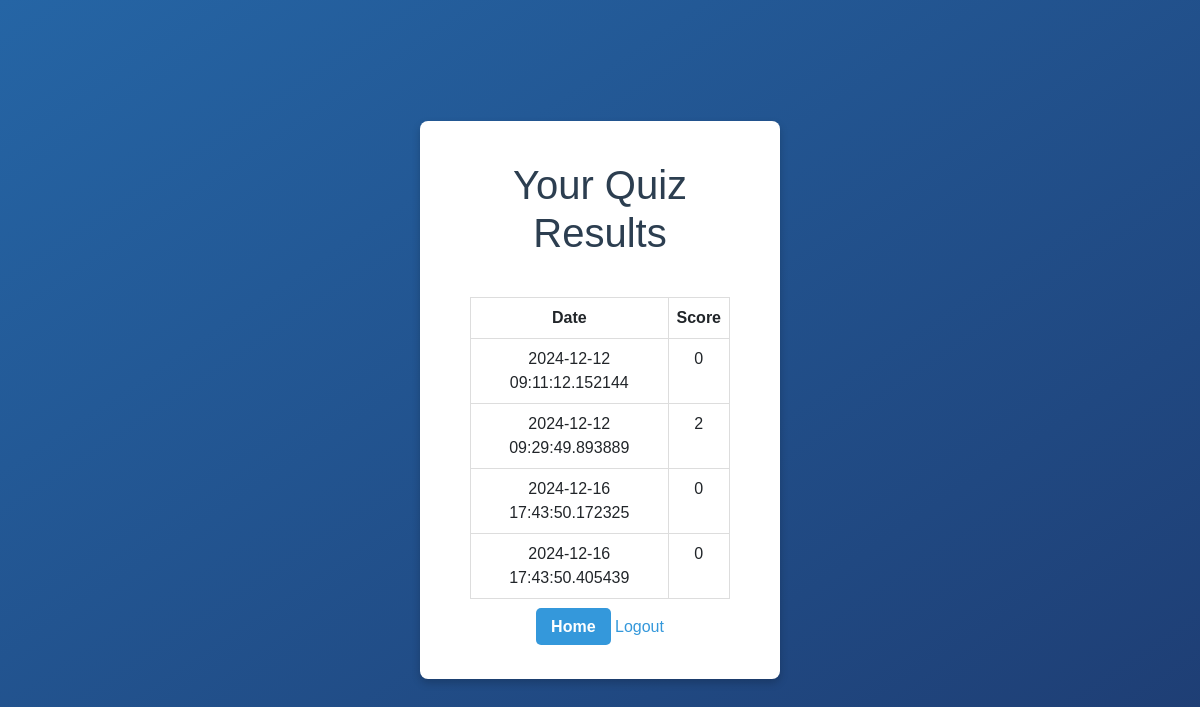
The page /results (signed in) on the database its author committed.
### app.py (models this page shows)
class QuizResult(db.Model):
    id = db.Column(db.Integer, primary_key=True)
    user_id = db.Column(db.Integer, db.ForeignKey('user.id'), nullable=False)
    score = db.Column(db.Integer, nullable=False)
    date_taken = db.Column(db.DateTime, default=datetime.datetime.utcnow)

### app.py (the view)
@app.route('/results')
def results():
    timeout = request.args.get('timeout', False)
    user_id = session.get('user_id')
    if not user_id:
        return redirect(url_for('login'))
    results = QuizResult.query.filter_by(user_id=user_id).all()
    return render_template('results.html', results=results, timeout=timeout)

### templates/results.html (shortened to what this page needs)
<!DOCTYPE html>
<html lang="en">
<head>
    <link rel="stylesheet" href="https://cdn.jsdelivr.net/npm/bootstrap@5.3.0/dist/css/bootstrap.min.css">
    <link rel="stylesheet" type="text/css" href="{{ url_for('static', filename='css/styles.css') }}">
</head>
<body class="auth-page">
    <div class="auth-container">
        <h1>Your Quiz Results</h1>
        {% if results %}
        <div class="table-container">
            <table class="table">
                <thead>
                    <tr>
                        <th>Date</th>
                        <th>Score</th>
                    </tr>
                </thead>
                <tbody>
                    {% for result in results %}
                    <tr>
                        <td>{{ result.date_taken }}</td>
                        <td>{{ result.score }}</td>
                    </tr>
                    {% endfor %}
                </tbody>
            </table>
        </div>
        {% else %}
            <p>No results available yet.</p>
        {% endif %}
        <div class="results-actions">
            <a href="/" class="btn-primary">Home</a>
            <a href="/logout" class="btn-danger">Logout</a>
        </div>
    </div>
</body>
</html>

### static/css/styles.css (style rules this page uses)
body { font-family: Arial, sans-serif; margin: 0; padding: 0; background-color: #f4f4f9; color: #333; display: flex; flex-direction: column; min-height: 100vh; }
h1, h2 { color: #2c3e50; }
a { text-decoration: none; color: #3498db; }
a, a:link, a:visited, a:hover, a:active, a:focus, button, button:focus { text-decoration: none; outline: none; }
body.auth-page { background: linear-gradient(to bottom right, #2565a5, #1e3c72); display: flex; justify-content: center; align-items: center; height: 100vh; margin: 0; }
.auth-container { background: #fff; padding: 40px 50px; border-radius: 8px; box-shadow: 0 4px 8px rgba(0, 0, 0, 0.2); width: 30%; max-width: 90%; text-align: center; margin: 20px auto; }
.btn-primary { background-color: #3498db; color: #fff; border: none; border-radius: 5px; padding: 10px 15px; font-size: 16px; font-weight: bold; cursor: pointer; transition: background-color 0.3s ease, transform 0.2s ease; width: 100%; }
.table-container { overflow-x: auto; margin-top: 20px; }
table { width: 100%; border-collapse: collapse; margin: 20px 0; }
table th, table td { text-align: center; padding: 12px 15px; border: 1px solid #ddd; }
table thead th { background-color: #2c3e50; color: #fff; }

### rows shown on the page
QuizResult: date_taken "2024-12-12 09:11:12.152144", score "0"
QuizResult: date_taken "2024-12-12 09:29:49.893889", score "2"
QuizResult: date_taken "2024-12-16 17:43:50.172325", score "0"
QuizResult: date_taken "2024-12-16 17:43:50.405439", score "0"
